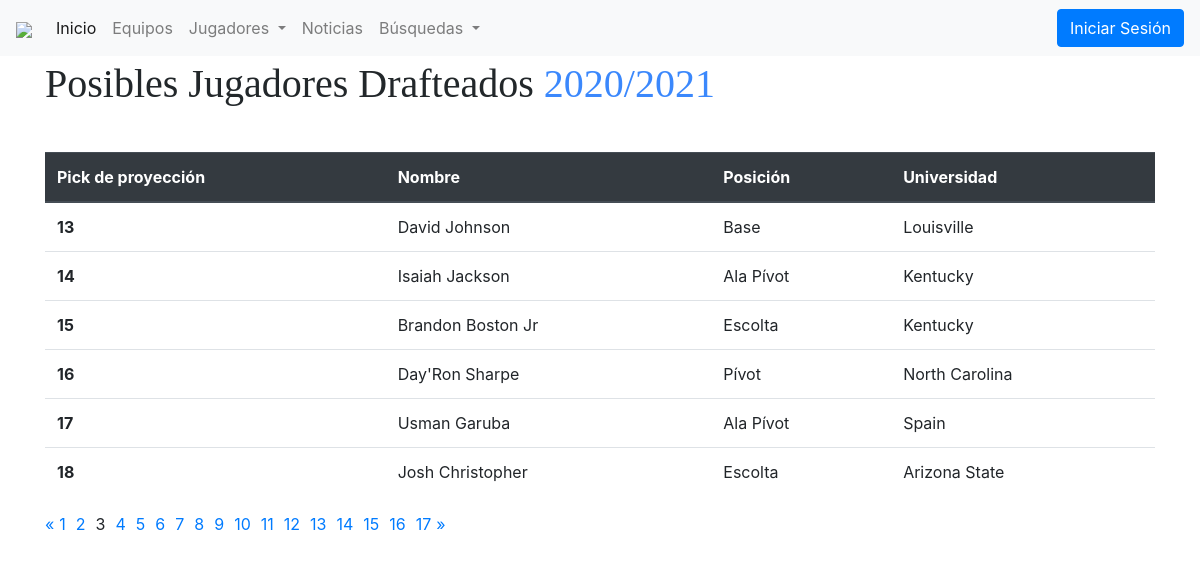
The app's page /drafteados/?page=3 with its own data.
### main/models.py (models this page shows, shortened)
class Drafteado(models.Model):
    nombreJugador = models.CharField(max_length=64, default="nul")
    posicionJugador = models.CharField(PosicionDraft,max_length=64, default="nul")
    universidad = models.CharField(Universidad,max_length=256, default="nul")
    pickJugador = models.IntegerField(default=0)

### main/views.py (the view)
# urls.py: path('drafteados/', views.lista_drafteados),
def lista_drafteados(request):
    drafteados_list=Drafteado.objects.all()
    page = request.GET.get('page', 1)
    paginator = Paginator(drafteados_list, 6)
    try:
        drafteados = paginator.page(page)
    except PageNotAnInteger:
        drafteados = paginator.page(1)
    except EmptyPage:
        drafteados = paginator.page(paginator.num_pages)
    return render(request, 'drafteados.html', { 'drafteados': drafteados })

### main/templates/drafteados.html (shortened to what this page needs)
{% extends 'base.html' %}
  {% block contenido %}
  <body>
    <main class="main">
        <div class="container">
            <div class="inner__headings">
            <h3 class="inner__head">Posibles Jugadores Drafteados <span class="inner__clr">2020/2021</span></h3>
            </div>
            <table class="table">
                <thead class="thead-dark">
                <tr>
                    <th scope="col">Pick de proyección</th>
                    <th scope="col">Nombre</th>
                    <th scope="col">Posición</th>
                    <th scope="col">Universidad</th>
                </tr>
                </thead>
                <tbody>
                {% for row in drafteados %}
                <tr>
                    <th>{{row.pickJugador}}</th>
                    <td>{{row.nombreJugador}}</td>
                    <td>{{row.posicionJugador}}</td>
                    <td>{{row.universidad}}</td>
                </tr>
                {% endfor %}
                </tbody>
            </table>
            {% if drafteados.has_other_pages %}
            <ul class="pagination">
                {% if drafteados.has_previous %}
                <li><a href="?page={{ drafteados.previous_page_number }}">&laquo;</a></li>
                {% else %}
                <li class="disabled"><span>&laquo;</span></li>
                {% endif %}
                {% for i in drafteados.paginator.page_range %}
                {% if drafteados.number == i %}
                    <li style="margin-right: 5px; margin-left: 5px;" class="active"><span>{{ i }} <span class="sr-only">(current)</span></span></li>
                {% else %}
                    <li style="margin-right: 5px; margin-left: 5px;"><a href="?page={{ i }}">{{ i }}</a></li>
                {% endif %}
                {% endfor %}
                {% if drafteados.has_next %}
                <li ><a  href="?page={{ drafteados.next_page_number }}">&raquo;</a></li>
                {% else %}
                <li class="disabled"><span>&raquo;</span></li>
                {% endif %}
            </ul>
            {% endif %}
  </div>
  </main>
  </body>
  {% endblock %}

### records on screen
Drafteado: pickJugador "13", nombreJugador "David Johnson", posicionJugador "Base", universidad "Louisville"
Drafteado: pickJugador "14", nombreJugador "Isaiah Jackson", posicionJugador "Ala Pívot", universidad "Kentucky"
Drafteado: pickJugador "15", nombreJugador "Brandon Boston Jr", posicionJugador "Escolta", universidad "Kentucky"
Drafteado: pickJugador "16", nombreJugador "Day'Ron Sharpe", posicionJugador "Pívot", universidad "North Carolina"
Drafteado: pickJugador "17", nombreJugador "Usman Garuba", posicionJugador "Ala Pívot", universidad "Spain"
Drafteado: pickJugador "18", nombreJugador "Josh Christopher", posicionJugador "Escolta", universidad "Arizona State"

### other values on screen
{{ i }} "1" "2" "4" "5" "6" "7" "8" "9" "10" "11" "12" "13" "14" "15" "16" "17"
{{ i }} "3"
